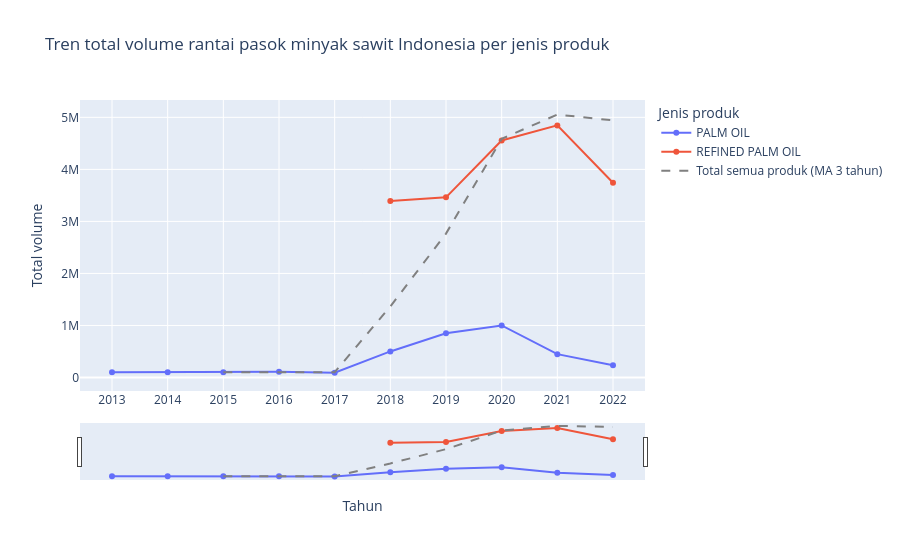

This figure's notebook cell:
### Markdown cell above
## Bagian 3: Minimal 6 Visualisasi Interaktif (Plotly / Altair)

Bangun minimal 6 visualisasi interaktif yang mencakup:
- Visualisasi 1: Tren deret waktu (Line chart dengan range slider)
- Visualisasi 2: Distribusi variabel utama (Box plot / Histogram / Violin plot)
- Visualisasi 3: Korelasi antar-variabel numerik (Heatmap / Scatter plot sampling)
- Visualisasi 4: Komposisi kategori utama (Bar chart / Treemap)
- Visualisasi 5: Analisis siklus musiman / perbandingan kelompok
- Visualisasi 6: Pola spasial atau korelasi multi-dimensi

### Code cell
# Visualisasi 1: Tren Waktu Interaktif
# fig1 = px.line(...)
# fig1.show()
# Visualisasi 1: Tren volume per tahun (line chart + range slider + MA 3 tahun)
fig1 = px.line(
    P(tahunan_produk), x="year", y="volume_total", color="product_type", markers=True,
    labels={"year": "Tahun", "volume_total": "Total volume", "product_type": "Jenis produk"},
    title="Tren total volume rantai pasok minyak sawit Indonesia per jenis produk",
)
fig1.add_trace(go.Scatter(
    x=tahunan["year"].to_list(), y=tahunan["volume_ma3"].to_list(),
    mode="lines", name="Total semua produk (MA 3 tahun)", line=dict(dash="dash", color="gray"),
))
fig1.update_xaxes(rangeslider_visible=True, dtick=1)
fig1.update_layout(hovermode="x unified")
fig1.write_html(FIG_DIR / "viz1_tren_volume.html")
fig1.show()

### Figure 1 — Plotly figure (JSON) as saved in the notebook; plotly's stock layout.template omitted (floating-point values rounded to 4 significant figures)
{"data": [{"hovertemplate": "Jenis produk=PALM OIL<br>Tahun=%{x}<br>Total volume=%{y}<extra></extra>", "legendgroup": "PALM OIL", "line": {"color": "#636efa", "dash": "solid"}, "marker": {"symbol": "circle"}, "mode": "lines+markers", "name": "PALM OIL", "orientation": "v", "showlegend": true, "type": "scatter", "x": [2013, 2014, 2015, 2016, 2017, 2018, 2019, 2020, 2021, 2022], "xaxis": "x", "y": [103100.0, 101300.0, 100800.0, 110300.0, 92130.0, 500900.0, 850100.0, 999900.0, 448300.0, 234800.0], "yaxis": "y"}, {"hovertemplate": "Jenis produk=REFINED PALM OIL<br>Tahun=%{x}<br>Total volume=%{y}<extra></extra>", "legendgroup": "REFINED PALM OIL", "line": {"color": "#EF553B", "dash": "solid"}, "marker": {"symbol": "circle"}, "mode": "lines+markers", "name": "REFINED PALM OIL", "orientation": "v", "showlegend": true, "type": "scatter", "x": [2018, 2019, 2020, 2021, 2022], "xaxis": "x", "y": [3390000.0, 3462000.0, 4555000.0, 4845000.0, 3742000.0], "yaxis": "y"}, {"line": {"color": "gray", "dash": "dash"}, "mode": "lines", "name": "Total semua produk (MA 3 tahun)", "type": "scatter", "x": [2013, 2014, 2015, 2016, 2017, 2018, 2019, 2020, 2021, 2022], "y": [null, null, 101700.0, 104100.0, 101100.0, 1365000.0, 2765000.0, 4586000.0, 5054000.0, 4942000.0]}], "layout": {"hovermode": "x unified", "legend": {"title": {"text": "Jenis produk"}, "tracegroupgap": 0}, "title": {"text": "Tren total volume rantai pasok minyak sawit Indonesia per jenis produk"}, "xaxis": {"anchor": "y", "domain": [0, 1], "dtick": 1, "rangeslider": {"visible": true}, "title": {"text": "Tahun"}}, "yaxis": {"anchor": "x", "domain": [0, 1], "title": {"text": "Total volume"}}}}
